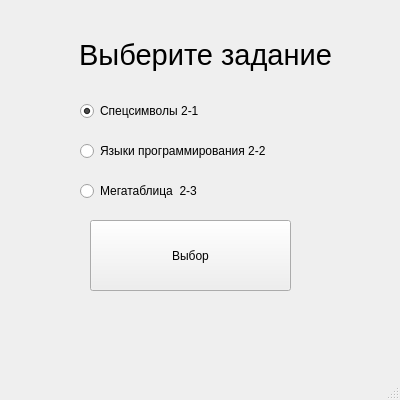
<?xml version="1.0" encoding="UTF-8"?>
<ui version="4.0">
 <class>MainWindow</class>
 <widget class="QMainWindow" name="MainWindow">
  <property name="geometry">
   <rect>
    <x>0</x>
    <y>0</y>
    <width>400</width>
    <height>400</height>
   </rect>
  </property>
  <property name="minimumSize">
   <size>
    <width>400</width>
    <height>400</height>
   </size>
  </property>
  <property name="maximumSize">
   <size>
    <width>400</width>
    <height>400</height>
   </size>
  </property>
  <property name="windowTitle">
   <string>MainWindow</string>
  </property>
  <widget class="QWidget" name="centralwidget">
   <widget class="QLabel" name="label">
    <property name="geometry">
     <rect>
      <x>50</x>
      <y>25</y>
      <width>311</width>
      <height>61</height>
     </rect>
    </property>
    <property name="text">
     <string>&lt;html&gt;&lt;head/&gt;&lt;body&gt;&lt;p&gt;&lt;span style=&quot; font-size:22pt;&quot;&gt;Выберите задание&lt;/span&gt;&lt;/p&gt;&lt;/body&gt;&lt;/html&gt;</string>
    </property>
    <property name="alignment">
     <set>Qt::AlignCenter</set>
    </property>
   </widget>
   <widget class="QRadioButton" name="specSymbol">
    <property name="geometry">
     <rect>
      <x>80</x>
      <y>100</y>
      <width>241</width>
      <height>22</height>
     </rect>
    </property>
    <property name="text">
     <string>Спецсимволы 2-1</string>
    </property>
    <property name="checked">
     <bool>true</bool>
    </property>
   </widget>
   <widget class="QRadioButton" name="language">
    <property name="geometry">
     <rect>
      <x>80</x>
      <y>140</y>
      <width>241</width>
      <height>22</height>
     </rect>
    </property>
    <property name="text">
     <string>Языки программирования 2-2</string>
    </property>
   </widget>
   <widget class="QRadioButton" name="tableWithNet">
    <property name="geometry">
     <rect>
      <x>80</x>
      <y>180</y>
      <width>241</width>
      <height>22</height>
     </rect>
    </property>
    <property name="text">
     <string>Мегатаблица  2-3</string>
    </property>
   </widget>
   <widget class="QPushButton" name="choice">
    <property name="geometry">
     <rect>
      <x>90</x>
      <y>220</y>
      <width>201</width>
      <height>71</height>
     </rect>
    </property>
    <property name="text">
     <string>Выбор</string>
    </property>
   </widget>
  </widget>
  <widget class="QMenuBar" name="menubar">
   <property name="geometry">
    <rect>
     <x>0</x>
     <y>0</y>
     <width>400</width>
     <height>21</height>
    </rect>
   </property>
  </widget>
  <widget class="QStatusBar" name="statusbar"/>
 </widget>
 <resources/>
 <connections/>
</ui>
